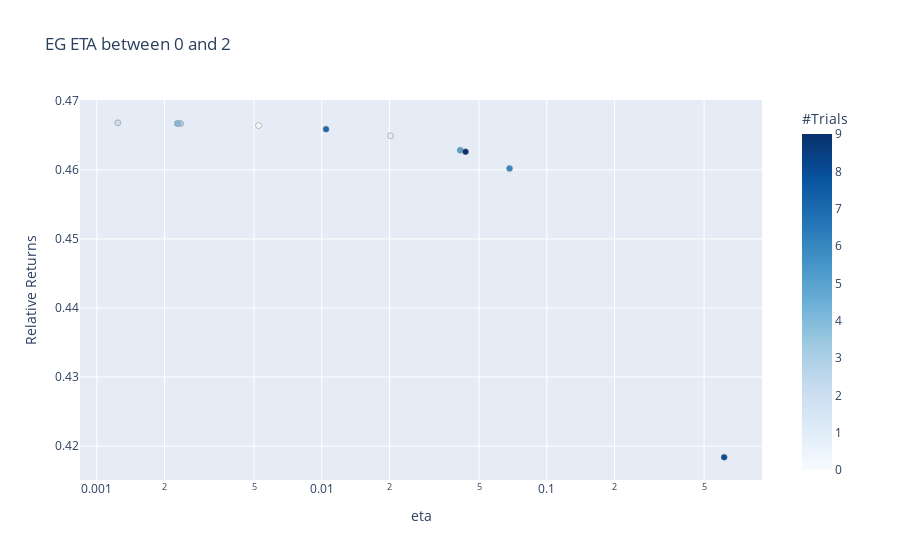

Here is the notebook cell this chart was saved with:
### Code cell
fig = optuna.visualization.plot_slice(study)
fig.update_layout(title_text="EG ETA between 0 and 2", yaxis_title_text="Relative Returns")
fig.show()

### Figure 1 — Plotly figure (JSON) as saved in the notebook; plotly's stock layout.template omitted (floating-point values rounded to 4 significant figures)
{"data": [{"marker": {"color": [0, 1, 2, 3, 4, 5, 6, 7, 8, 9], "colorbar": {"title": {"text": "#Trials"}, "x": 1, "xpad": 40}, "colorscale": [[0, "rgb(247,251,255)"], [0.125, "rgb(222,235,247)"], [0.25, "rgb(198,219,239)"], [0.375, "rgb(158,202,225)"], [0.5, "rgb(107,174,214)"], [0.625, "rgb(66,146,198)"], [0.75, "rgb(33,113,181)"], [0.875, "rgb(8,81,156)"], [1, "rgb(8,48,107)"]], "line": {"color": "Grey", "width": 0.5}}, "mode": "markers", "showlegend": false, "type": "scatter", "x": [0.005238, 0.02019, 0.001241, 0.002358, 0.002281, 0.04124, 0.06834, 0.01045, 0.6142, 0.04356], "y": [0.4664, 0.4649, 0.4668, 0.4667, 0.4667, 0.4628, 0.4602, 0.4659, 0.4184, 0.4626]}], "layout": {"title": {"text": "EG ETA between 0 and 2"}, "xaxis": {"title": {"text": "eta"}, "type": "log"}, "yaxis": {"title": {"text": "Relative Returns"}}}}
